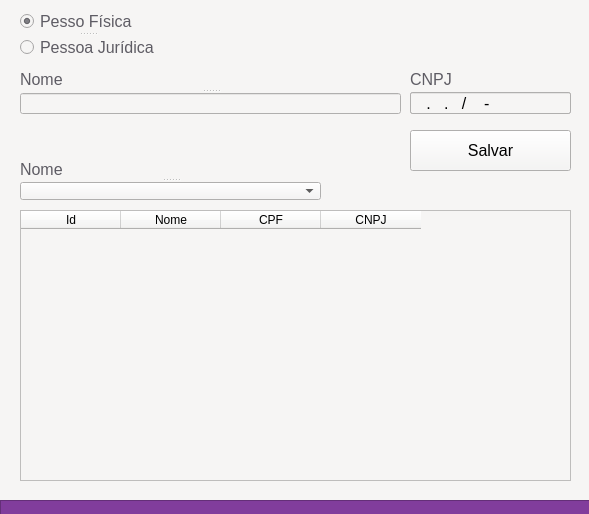
<?xml version="1.0" encoding="UTF-8"?>
<ui version="4.0">
 <class>Form</class>
 <widget class="QWidget" name="Form">
  <property name="geometry">
   <rect>
    <x>0</x>
    <y>0</y>
    <width>589</width>
    <height>514</height>
   </rect>
  </property>
  <property name="windowTitle">
   <string>Cadastro de Clientes</string>
  </property>
  <property name="styleSheet">
   <string notr="true">background-color: rgb(246, 245, 244);</string>
  </property>
  <widget class="QLineEdit" name="ln_cpf">
   <property name="geometry">
    <rect>
     <x>410</x>
     <y>92</y>
     <width>161</width>
     <height>22</height>
    </rect>
   </property>
   <property name="font">
    <font>
     <pointsize>12</pointsize>
    </font>
   </property>
   <property name="inputMask">
    <string>000.000.000-00</string>
   </property>
  </widget>
  <widget class="QLabel" name="lb_cpf">
   <property name="geometry">
    <rect>
     <x>410</x>
     <y>70</y>
     <width>29</width>
     <height>18</height>
    </rect>
   </property>
   <property name="font">
    <font>
     <pointsize>12</pointsize>
    </font>
   </property>
   <property name="styleSheet">
    <string notr="true">color: rgb(94, 92, 100);</string>
   </property>
   <property name="text">
    <string>CPF</string>
   </property>
  </widget>
  <widget class="QLabel" name="lb_cnpj">
   <property name="geometry">
    <rect>
     <x>410</x>
     <y>70</y>
     <width>142</width>
     <height>18</height>
    </rect>
   </property>
   <property name="font">
    <font>
     <pointsize>12</pointsize>
    </font>
   </property>
   <property name="styleSheet">
    <string notr="true">color: rgb(94, 92, 100);</string>
   </property>
   <property name="text">
    <string>CNPJ</string>
   </property>
  </widget>
  <widget class="QLineEdit" name="ln_cnpj">
   <property name="enabled">
    <bool>true</bool>
   </property>
   <property name="geometry">
    <rect>
     <x>410</x>
     <y>92</y>
     <width>161</width>
     <height>22</height>
    </rect>
   </property>
   <property name="font">
    <font>
     <pointsize>12</pointsize>
    </font>
   </property>
   <property name="inputMask">
    <string> 00.000.000/0000-00</string>
   </property>
   <property name="text">
    <string> ../-</string>
   </property>
  </widget>
  <widget class="QFrame" name="frame_2">
   <property name="geometry">
    <rect>
     <x>0</x>
     <y>500</y>
     <width>621</width>
     <height>20</height>
    </rect>
   </property>
   <property name="styleSheet">
    <string notr="true">background-color: rgb(129, 61, 156);</string>
   </property>
   <property name="frameShape">
    <enum>QFrame::StyledPanel</enum>
   </property>
   <property name="frameShadow">
    <enum>QFrame::Raised</enum>
   </property>
  </widget>
  <widget class="QTableWidget" name="tableWidget">
   <property name="geometry">
    <rect>
     <x>20</x>
     <y>210</y>
     <width>551</width>
     <height>271</height>
    </rect>
   </property>
   <column>
    <property name="text">
     <string>Id</string>
    </property>
   </column>
   <column>
    <property name="text">
     <string>Nome</string>
    </property>
   </column>
   <column>
    <property name="text">
     <string>CPF</string>
    </property>
   </column>
   <column>
    <property name="text">
     <string>CNPJ</string>
    </property>
   </column>
  </widget>
  <widget class="QPushButton" name="bt_salvar">
   <property name="geometry">
    <rect>
     <x>410</x>
     <y>130</y>
     <width>161</width>
     <height>41</height>
    </rect>
   </property>
   <property name="font">
    <font>
     <pointsize>12</pointsize>
    </font>
   </property>
   <property name="text">
    <string>Salvar</string>
   </property>
  </widget>
  <widget class="QSplitter" name="splitter">
   <property name="geometry">
    <rect>
     <x>20</x>
     <y>70</y>
     <width>381</width>
     <height>44</height>
    </rect>
   </property>
   <property name="orientation">
    <enum>Qt::Vertical</enum>
   </property>
   <widget class="QLabel" name="lb_nome">
    <property name="font">
     <font>
      <pointsize>12</pointsize>
     </font>
    </property>
    <property name="styleSheet">
     <string notr="true">color: rgb(94, 92, 100);</string>
    </property>
    <property name="text">
     <string>Nome</string>
    </property>
   </widget>
   <widget class="QLineEdit" name="ln_nome">
    <property name="font">
     <font>
      <pointsize>12</pointsize>
     </font>
    </property>
    <property name="styleSheet">
     <string notr="true"/>
    </property>
   </widget>
  </widget>
  <widget class="QSplitter" name="splitter_2">
   <property name="geometry">
    <rect>
     <x>20</x>
     <y>10</y>
     <width>136</width>
     <height>48</height>
    </rect>
   </property>
   <property name="orientation">
    <enum>Qt::Vertical</enum>
   </property>
   <widget class="QRadioButton" name="rdb_fisica">
    <property name="font">
     <font>
      <pointsize>12</pointsize>
     </font>
    </property>
    <property name="styleSheet">
     <string notr="true">color: rgb(94, 92, 100);</string>
    </property>
    <property name="text">
     <string>Pesso Física</string>
    </property>
    <property name="checked">
     <bool>true</bool>
    </property>
   </widget>
   <widget class="QRadioButton" name="rdb_juridica">
    <property name="font">
     <font>
      <pointsize>12</pointsize>
     </font>
    </property>
    <property name="styleSheet">
     <string notr="true">color: rgb(94, 92, 100);</string>
    </property>
    <property name="text">
     <string>Pessoa Jurídica</string>
    </property>
   </widget>
  </widget>
  <widget class="QSplitter" name="splitter_3">
   <property name="geometry">
    <rect>
     <x>20</x>
     <y>160</y>
     <width>301</width>
     <height>41</height>
    </rect>
   </property>
   <property name="orientation">
    <enum>Qt::Vertical</enum>
   </property>
   <widget class="QLabel" name="lb_nome_2">
    <property name="font">
     <font>
      <pointsize>12</pointsize>
     </font>
    </property>
    <property name="styleSheet">
     <string notr="true">color: rgb(94, 92, 100);</string>
    </property>
    <property name="text">
     <string>Nome</string>
    </property>
   </widget>
   <widget class="QComboBox" name="comboBox">
    <property name="font">
     <font>
      <pointsize>12</pointsize>
     </font>
    </property>
   </widget>
  </widget>
 </widget>
 <resources/>
 <connections/>
</ui>
